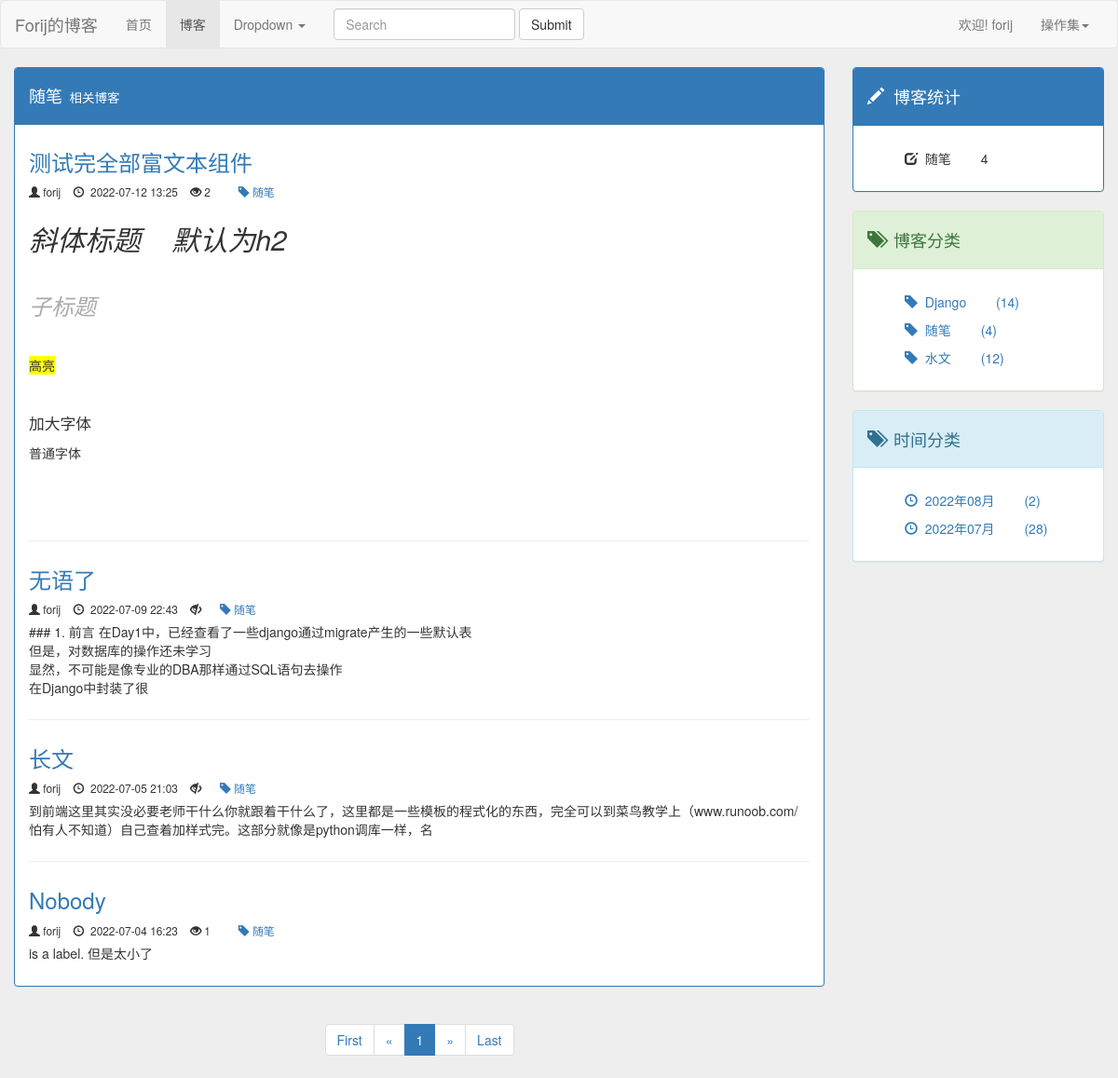
The app's page /blog/relevant/2 (signed in) with its own data.
### blog/models.py (models this page shows, shortened)
class BlogType(models.Model):
    type_name = models.CharField(max_length=15)
    def __str__(self):
        return self.type_name

class Blog(models.Model,ReadNumExpand):
    title = models.CharField(max_length=50)
    blog_type = models.ForeignKey(BlogType ,on_delete=models.DO_NOTHING)
    content = RichTextUploadingField()
    author = models.ForeignKey(User ,on_delete=models.DO_NOTHING)
    created_time = models.DateTimeField(auto_now_add=True)
    last_updated_time = models.DateTimeField(auto_now=True)
    class Meta:
        ordering = ['-created_time']

### read_count/models.py (models this page shows)
class ReadNum(models.Model):
    read_num = models.IntegerField(default=0)
    content_type = models.ForeignKey(ContentType, on_delete=models.DO_NOTHING)
    object_id = models.PositiveIntegerField()
    content_object = GenericForeignKey('content_type', 'object_id')

### blog/views.py (the view)
# urls.py: path('relevant/<int:blog_type_id>',views.blog_with_type,name = "blog_relevant"),
def blog_with_type(request,blog_type_id):
    blog_type = get_object_or_404(BlogType, id=blog_type_id)
    blogs = Blog.objects.filter(blog_type=blog_type)            # 获取需要的博文们blogs
    context = get_blog_list_common(request,blogs)
    context['blogs_with_type'] = blog_type                            # 分类类型    传到模板后，主要用于标识一些内容
    return render(request,'blog/blog_with_type.html', context)

### read_count/models.py (called while the page is built)
    def get_read_num(self):
        try:
            blog_obj = ContentType.objects.get_for_model(self)
            readNum_obj = ReadNum.objects.get(content_type=blog_obj,object_id=self.id)
        except exceptions.ObjectDoesNotExist:# 查询，结果不存在该博文计数信息,给该博文创建计数信息，默认值为0
            readNum_obj = ReadNum.objects.create(content_type=blog_obj,object_id=self.id)
        return readNum_obj.read_num

### templates/blog/blog_with_type.html (shortened to what this page needs)
{% extends 'blog/blog_list.html' %}
{% block blog_type %}
{{ blogs_with_type }}<small style="color: white;">&nbsp;&nbsp;相关博客</small>
{% endblock %}
{% block blog_number_totle %}
    {{ blogs_with_type }}
{% endblock %}

### templates/blog/blog_list.html (shortened to what this page needs)
{% extends 'base.html' %}
{% load staticfiles %}
{% block head_extends %}
    <link rel="stylesheet" href="{% static 'css/blog.css' %}">
{% endblock %}
{% block nav_blog_active %}active{% endblock %}
{% block content %}
    <div class="row">
        <div class="col-xs-12 col-sm-8 col-md-9 col-lg-9">
            <div class="panel panel-primary">
                <div class="panel-heading">
                    <h4>
                        {% block blog_type %}{% endblock %}
                    </h4>
                </div>
                <div class="panel-body">
                    {% for blog in page_of_blogs.object_list %}
                        <div class="blog">
                            <h3>
                                <a href="{% url 'blog:blog_detail' blog.id %}">
                                    {{ blog.title }}
                                </a>
                            </h3>
                            <small>
                                <div class="blog_info">
                                <span class="glyphicon glyphicon-user" aria-hidden="true"></span>&nbsp;{{ blog.author }}&nbsp;&nbsp;&nbsp;
                                <span class="glyphicon glyphicon-time" aria-hidden="true"></span>&nbsp{{ blog.created_time|date:" Y-m-d H:i" }}&nbsp;&nbsp;&nbsp;
                                {% if blog.get_read_num %}
                                    <span class="glyphicon glyphicon-eye-open" aria-hidden="true"></span>&nbsp;{{ blog.get_read_num }}&nbsp;&nbsp;&nbsp;
                                {% else %}
                                    <span class="glyphicon glyphicon-eye-close" aria-hidden="true"></span>
                                {% endif %}&nbsp;&nbsp;&nbsp;&nbsp;
                                <a href="{% url 'blog:blog_relevant' blog.blog_type.id %}">
                                    <span class="glyphicon glyphicon-tag" aria-hidden="true"></span>&nbsp;{{ blog.blog_type }}
                                </a>&nbsp;&nbsp;&nbsp;
                                </div>
                            </small>
                            <p>{{ blog.content|safe|truncatechars_html:100 }}</p>
                        </div>
                    {% empty %}
                        <div class="blog">
                            <h3>尚无文章，敬请期待</h3>
                        </div>
                    {% endfor %}
                </div>
            </div>
            <div class="mypaginator">
              <ul class="pagination">
                <li>
                    <a href="?page=1">
                        <span aria-hidden="true">First</span>
                    </a>
                </li>
                <li>
                    {% if page_of_blogs.has_previous %}
                    <a href="?page={{ page_of_blogs.previous_page_number }}" aria-label="Previous">
                        <span aria-hidden="true">&laquo;</span>
                    </a>
                    {% else %}
                        <span aria-hidden="true">&laquo;</span>
                    {% endif %}
                </li>
                {% for page_num in page_range %}
                    {% if page_num == page_of_blogs.number %}
                        <li class="active">
                            <span>{{ page_num }}</span>
                        </li>
                    {% else %}
                        <li>
                            <a href="?page={{ page_num }}">{{ page_num }}</a>
                        </li>
                    {% endif %}
                {% endfor %}
                <li>
                    {% if page_of_blogs.has_next %}
                    <a href="?page={{ page_of_blogs.next_page_number }}" aria-label="Next">
                        <span aria-hidden="true">&raquo;</span>
                    </a>
                    {% else %}
                    <span aria-hidden="true">&raquo;</span>
                    {% endif %}
                </li>
                <li>
                    <a href="?page={{ page_of_blogs.paginator.num_pages }}">
                        <span aria-hidden="true">Last</span>
                    </a>
                </li>
              </ul>
            </div>
        </div>
        <div class="hidden-xs col-sm-4 col-md-3 col-lg-3">
            <div class="panel panel-primary">
                <div class="panel-heading">
                    <h4><span class="glyphicon glyphicon-pencil" aria-hidden="true"></span>&nbsp;&nbsp;博客统计</h4>
                </div>
                <div class="panel-body">
                    <ul class="blog_type">
                            <li>
                                    <span class="glyphicon glyphicon-edit" aria-hidden="true"></span>&nbsp;
                                    {% block blog_number_totle %}{% endblock %}
                                <span style="margin-left: 2em">{{ page_of_blogs.paginator.count }}</span>
                            </li>
                    </ul>
                </div>
            </div>
            <div class="panel panel-success">
                <div class="panel-heading">
                    <h4><span class="glyphicon glyphicon-tags" aria-hidden="true"></span>&nbsp;&nbsp;博客分类</h4>
                </div>
                <div class="panel-body">
                    <ul class="blog_type">
                        {% for blog_type in blog_types %}
                            <li>
                                <a href="{% url 'blog:blog_relevant' blog_type.id %}">
                                    <span class="glyphicon glyphicon-tag" aria-hidden="true"></span>&nbsp;
                                    {{ blog_type.type_name }}
                                    <span style="margin-left: 2em">({{ blog_type.blog_count }})</span>
                                </a>
                            </li>
                        {% empty %}
                            <li>暂无博客分类</li>
                        {% endfor %}
                    </ul>
                </div>
            </div>
            <div class="panel panel-info">
                <div class="panel-heading">
                    <h4><span class="glyphicon glyphicon-tags" aria-hidden="true"></span>&nbsp;&nbsp;时间分类</h4>
                </div>
                <div class="panel-body">
                    <ul class="blog_type">
                        {% for blog_date,blog_count in blog_dates.items %}
                            <li>
                                <a href="{% url 'blog:blog_date' blog_date.year blog_date.month %}">
                                    <span class="glyphicon glyphicon-time" aria-hidden="true"></span>&nbsp;
                                    {{ blog_date|date:" Y年m月" }}
                                    <span style="margin-left: 2em">({{ blog_count }})</span>
                                </a>
                            </li>
                        {% empty %}
                            <li>暂无博客分类</li>
                        {% endfor %}
                    </ul>
                </div>
            </div>
        </div>
    </div>
{% endblock %}

### templates/base.html (shortened to what this page needs)
{% load staticfiles %}
<!DOCTYPE html>
<html lang="zh-CN">
<head>
    <link rel="stylesheet" href="https://stackpath.bootstrapcdn.com/bootstrap/3.4.1/css/bootstrap.min.css">
    <link rel="stylesheet" href="{% static 'css/base.css' %}">
    {% block head_extends %}{% endblock %}
</head>
<body>
<nav class="navbar navbar-default">
  <div class="container-fluid">
    <div class="navbar-header">
      <a class="navbar-brand" href="{% url 'home' %}">Forij的博客</a>
    </div>
    <div class="collapse navbar-collapse" id="bs-example-navbar-collapse-1">
      <ul class="nav navbar-nav">
        <li class="{% block nav_index_active %}{% endblock %}"><a href="/">首页 </a></li>
        <li class="{% block nav_blog_active %}{% endblock %}"><a href="{% url 'blog:blog_list' %}">博客</a></li>
        <li class="dropdown">
          <a href="#" class="dropdown-toggle" data-toggle="dropdown" role="button" aria-haspopup="true" aria-expanded="false">Dropdown <span class="caret"></span></a>
        </li>
      </ul>
      <form class="navbar-form navbar-left">
        <div class="form-group">
          <input type="text" class="form-control" placeholder="Search">
        </div>
        <button type="submit" class="btn btn-default">Submit</button>
      </form>
      <ul class="nav navbar-nav navbar-right" id="auth">
          {% if user.is_authenticated %}
              <li><a>欢迎!  {{ user.username }}</a></li>
              <li class="dropdown">
                  <a href="#" class="dropdown-toggle" data-toggle="dropdown" role="button" aria-haspopup="true" aria-expanded="false">操作集<span class="caret"></span></a>
              </li>
          {% else %}
              <li><a href="/user_auth/login/">登录</a></li>
              <li><a href="/user_auth/register/">注册</a></li>
          {% endif %}
      </ul>
    </div>
  </div>
</nav>
<div class="container-fluid">
    {% block content %}
    {% endblock %}
</div>
</body>
</html>

### static/css/base.css (style rules this page uses)
body { background-color: #eee; }
ul { list-style-type: none; }

### static/css/blog.css (style rules this page uses)
.blog_type li { margin-top: 10px; }
.blog:not(:last-child) { margin-bottom: 2em; padding-bottom: 1em; border-bottom: 1px solid #eee; }
.blog h3 { margin-top: 0.5em; }
.blog_info { padding-bottom: 6px; }
.mypaginator { text-align: center; }

### records on screen
BlogType: type_name "随笔", blog_count "4"
Blog: title "测试完全部富文本组件", author "forij", created_time "2022-07-12 13:25", get_read_num "2", blog_type "随笔", content "斜体标题 默认为h2 子标题 高亮 加大字体 普通字体"
Blog: title "无语了", author "forij", created_time "2022-07-09 22:43", blog_type "随笔", content "### 1. 前言 在Day1中，已经查看了一些django通过migrate产生的一些默认表 但是，对数据库的操作还未学习 显然，不可能是像专业的DBA那样通过SQL语句去操作 在Django中封装了很"
Blog: title "长文", author "forij", created_time "2022-07-05 21:03", blog_type "随笔", content "到前端这里其实没必要老师干什么你就跟着干什么了，这里都是一些模板的程式化的东西，完全可以到菜鸟教学上（www.runoob.com/怕有人不知道）自己查着加样式完。这部分就像是python调库一样，名"
Blog: title "Nobody", author "forij", created_time "2022-07-04 16:23", get_read_num "1", blog_type "随笔", content "is a label. 但是太小了"
BlogType: type_name "Django", blog_count "14"
BlogType: type_name "水文", blog_count "12"

### other values on screen
{{ user.username }} "forij"
{{ page_num }} "1"
{{ page_of_blogs.paginator.count }} "4"
{{ blog_date|date:" Y年m月" }} "2022年08月" "2022年07月"
{{ blog_count }} "2" "28"
